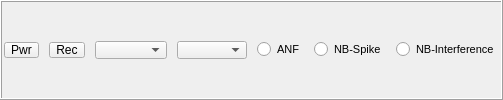
    <widget class="QFrame" name="comboFrame">
     <property name="sizePolicy">
      <sizepolicy hsizetype="Preferred" vsizetype="Fixed">
       <horstretch>0</horstretch>
       <verstretch>0</verstretch>
      </sizepolicy>
     </property>
     <property name="frameShape">
      <enum>QFrame::Box</enum>
     </property>
     <property name="frameShadow">
      <enum>QFrame::Raised</enum>
     </property>
     <layout class="QHBoxLayout" name="horizontalLayout_4">
      <property name="spacing">
       <number>10</number>
      </property>
      <property name="margin">
       <number>2</number>
      </property>
      <item>
       <widget class="QToolButton" name="powerButton">
        <property name="maximumSize">
         <size>
          <width>16777215</width>
          <height>16</height>
         </size>
        </property>
        <property name="text">
         <string>Pwr</string>
        </property>
       </widget>
      </item>
      <item>
       <widget class="QToolButton" name="recButton">
        <property name="maximumSize">
         <size>
          <width>16777215</width>
          <height>16</height>
         </size>
        </property>
        <property name="styleSheet">
         <string notr="true">QToolButton:On{color: red;}</string>
        </property>
        <property name="text">
         <string>Rec</string>
        </property>
       </widget>
      </item>
      <item>
       <widget class="QComboBox" name="modeBox">
        <property name="minimumSize">
         <size>
          <width>0</width>
          <height>0</height>
         </size>
        </property>
        <property name="maximumSize">
         <size>
          <width>80</width>
          <height>18</height>
         </size>
        </property>
        <property name="font">
         <font>
          <pointsize>8</pointsize>
         </font>
        </property>
       </widget>
      </item>
      <item>
       <widget class="QComboBox" name="filterBox">
        <property name="maximumSize">
         <size>
          <width>70</width>
          <height>18</height>
         </size>
        </property>
        <property name="font">
         <font>
          <pointsize>8</pointsize>
         </font>
        </property>
       </widget>
      </item>
      <item>
       <spacer name="horizontalSpacer">
        <property name="orientation">
         <enum>Qt::Horizontal</enum>
        </property>
        <property name="sizeType">
         <enum>QSizePolicy::Expanding</enum>
        </property>
        <property name="sizeHint" stdset="0">
         <size>
          <width>0</width>
          <height>20</height>
         </size>
        </property>
       </spacer>
      </item>
      <item>
       <widget class="QRadioButton" name="anfButton">
        <property name="font">
         <font>
          <pointsize>8</pointsize>
         </font>
        </property>
        <property name="text">
         <string>ANF</string>
        </property>
        <property name="iconSize">
         <size>
          <width>16</width>
          <height>16</height>
         </size>
        </property>
        <property name="checked">
         <bool>false</bool>
        </property>
        <property name="autoExclusive">
         <bool>false</bool>
        </property>
       </widget>
      </item>
      <item>
       <widget class="QRadioButton" name="nbButton">
        <property name="font">
         <font>
          <pointsize>8</pointsize>
         </font>
        </property>
        <property name="text">
         <string>NB-Spike</string>
        </property>
        <property name="iconSize">
         <size>
          <width>16</width>
          <height>16</height>
         </size>
        </property>
        <property name="checked">
         <bool>false</bool>
        </property>
        <property name="autoExclusive">
         <bool>false</bool>
        </property>
       </widget>
      </item>
      <item>
       <widget class="QRadioButton" name="nb2Button">
        <property name="font">
         <font>
          <pointsize>8</pointsize>
         </font>
        </property>
        <property name="text">
         <string>NB-Interference</string>
        </property>
        <property name="autoExclusive">
         <bool>false</bool>
        </property>
       </widget>
      </item>
     </layout>
    </widget>
